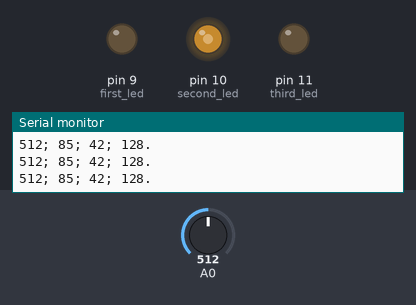
Bench run of a sketch on a simulated Arduino Uno, built with avr-gcc and run on an emulated ATmega328P. Shown: output pins drawn as LEDs (lit = HIGH), the last lines printed to the serial monitor. Inputs (shaded band) come from the test bench; at power-on: A0 = 512.

Above: at 1.2 s.
1.3 s: A0 set to 581
At 1.6 s:
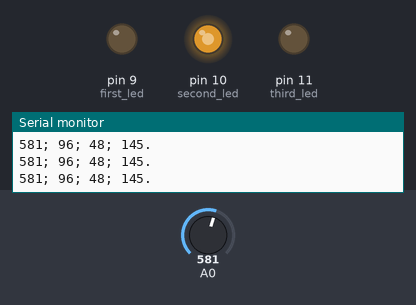
2.8 s: A0 set to 611
At 3.9 s:
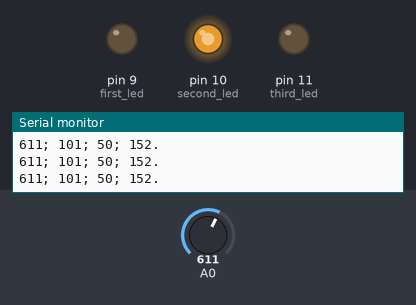
4.3 s: A0 set to 982
At 5.1 s:
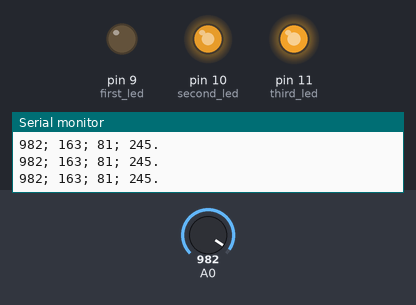
5.8 s: A0 set to 1015
At 6.4 s:
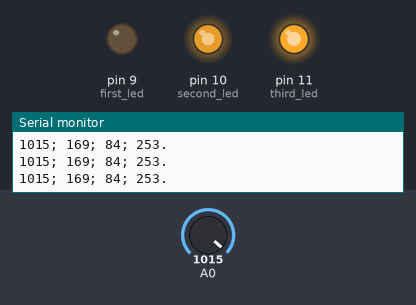
8.8 s: A0 set to 900
At 9.6 s:
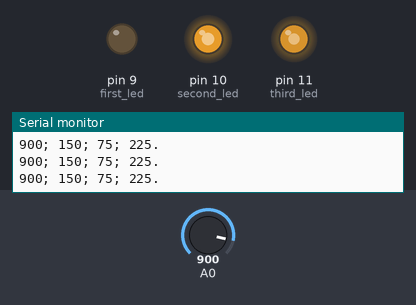
10.3 s: A0 set to 0
At 11.8 s:
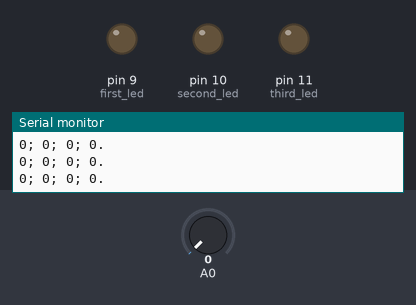
Timing chart, 0 to 12.8 s (numbered marks = the images above; inputs shaded):
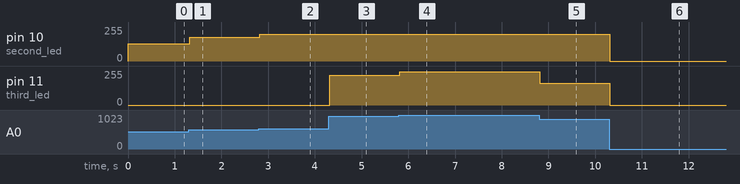

The sketch:

Graded_Potentiometer.ino
```cpp
int readValueOfA0 = 0;

int writeValueFromA0 = 0;

void setup() {
  // put your setup code here, to run once:
  pinMode(9, OUTPUT); //first led
  pinMode(10, OUTPUT); //second led
  pinMode(11, OUTPUT); //third led
  Serial.begin(9600); // biti per second (9600 or 115,200 bits mostly used)
}

void loop() {
  // put your main code here, to run repeatedly:
  readValueOfA0 = analogRead(A0); //read A0 value 0 to 1023 (0V to 5V)
  writeValueFromA0 = readValueOfA0 / 4; //we devide by 4 bcs analog has 10 bits while digital PWM has 8 bits
  int writeValueOfLed2 = 0;
  int writeValueOfLed3 = 0;
  if(readValueOfA0 < 341){
    analogWrite(9, writeValueFromA0*3);
    analogWrite(10, 0);
    analogWrite(11, 0);
  }
  if(readValueOfA0 > 341 && readValueOfA0 < 682){
    writeValueOfLed2 = 3*(writeValueFromA0-85);
    analogWrite(10, writeValueOfLed2);
    analogWrite(11, 0);
  }
  if(readValueOfA0 > 682){
    writeValueOfLed3 = 3*(writeValueFromA0 - 170);
    analogWrite(11, writeValueOfLed3);
  }
  Serial.print(readValueOfA0);
  Serial.print("; ");
  Serial.print(readValueOfA0/6);
  Serial.print("; ");
  Serial.print(readValueOfA0/12);
  Serial.print("; ");
  Serial.print(writeValueFromA0);
  Serial.print(".\n");

}
```

Measured:
- after the input at 1.3 s, pin 10 (second_led): 129/255 → 180/255 at once
- after the input at 2.8 s, pin 10 (second_led): 180/255 → 201/255 at once
- after the input at 4.3 s, pin 11 (third_led): 0/255 → 225/255 at once
- after the input at 5.8 s, pin 11 (third_led): 225/255 → 249/255 at once
- after the input at 8.8 s, pin 11 (third_led): 249/255 → 165/255 at once
- after the input at 10.3 s, pin 10 (second_led): 201/255 → 0/255 at once; pin 11 (third_led): 165/255 → 0/255 at once
